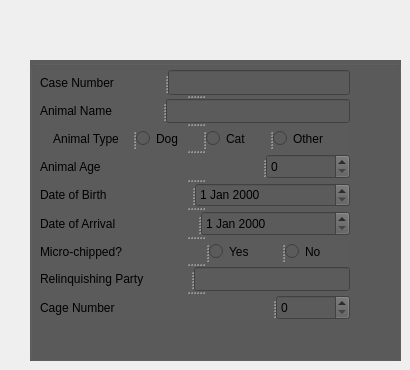
        <widget class="QWidget" name="tab_5">
         <attribute name="title">
          <string>Basic Information</string>
         </attribute>
         <widget class="QGroupBox" name="groupBox_5">
          <property name="geometry">
           <rect>
            <x>30</x>
            <y>60</y>
            <width>371</width>
            <height>301</height>
           </rect>
          </property>
          <property name="styleSheet">
           <string notr="true">background-color: rgb(91, 91, 91);</string>
          </property>
          <property name="title">
           <string/>
          </property>
          <widget class="QSplitter" name="splitter_28">
           <property name="geometry">
            <rect>
             <x>10</x>
             <y>10</y>
             <width>310</width>
             <height>250</height>
            </rect>
           </property>
           <property name="minimumSize">
            <size>
             <width>224</width>
             <height>174</height>
            </size>
           </property>
           <property name="orientation">
            <enum>Qt::Vertical</enum>
           </property>
           <widget class="QSplitter" name="splitter_10">
            <property name="minimumSize">
             <size>
              <width>224</width>
              <height>15</height>
             </size>
            </property>
            <property name="orientation">
             <enum>Qt::Horizontal</enum>
            </property>
            <widget class="QLabel" name="CaseNumberLabel_2">
             <property name="text">
              <string>Case Number</string>
             </property>
            </widget>
            <widget class="QLineEdit" name="CaseNumber_2">
             <property name="minimumSize">
              <size>
               <width>148</width>
               <height>15</height>
              </size>
             </property>
            </widget>
           </widget>
           <widget class="QSplitter" name="splitter_11">
            <property name="minimumSize">
             <size>
              <width>224</width>
              <height>15</height>
             </size>
            </property>
            <property name="orientation">
             <enum>Qt::Horizontal</enum>
            </property>
            <widget class="QLabel" name="AnimalNameLabel_2">
             <property name="text">
              <string>Animal Name</string>
             </property>
            </widget>
            <widget class="QLineEdit" name="AnimalName_2">
             <property name="minimumSize">
              <size>
               <width>150</width>
               <height>15</height>
              </size>
             </property>
            </widget>
           </widget>
           <widget class="QSplitter" name="splitter_12">
            <property name="minimumSize">
             <size>
              <width>224</width>
              <height>15</height>
             </size>
            </property>
            <property name="orientation">
             <enum>Qt::Horizontal</enum>
            </property>
            <widget class="QLabel" name="AnimalTypeLabel_2">
             <property name="text">
              <string>Animal Type</string>
             </property>
             <property name="alignment">
              <set>Qt::AlignCenter</set>
             </property>
            </widget>
            <widget class="QRadioButton" name="OptionDog_2">
             <property name="minimumSize">
              <size>
               <width>46</width>
               <height>15</height>
              </size>
             </property>
             <property name="text">
              <string>Dog</string>
             </property>
            </widget>
            <widget class="QRadioButton" name="OptionCat_2">
             <property name="minimumSize">
              <size>
               <width>44</width>
               <height>15</height>
              </size>
             </property>
             <property name="text">
              <string>Cat</string>
             </property>
            </widget>
            <widget class="QRadioButton" name="OptionOther_2">
             <property name="minimumSize">
              <size>
               <width>56</width>
               <height>15</height>
              </size>
             </property>
             <property name="text">
              <string>Other</string>
             </property>
            </widget>
           </widget>
           <widget class="QSplitter" name="splitter_13">
            <property name="minimumSize">
             <size>
              <width>224</width>
              <height>15</height>
             </size>
            </property>
            <property name="orientation">
             <enum>Qt::Horizontal</enum>
            </property>
            <widget class="QLabel" name="AnimalAgeLabel_2">
             <property name="minimumSize">
              <size>
               <width>135</width>
               <height>15</height>
              </size>
             </property>
             <property name="contextMenuPolicy">
              <enum>Qt::DefaultContextMenu</enum>
             </property>
             <property name="text">
              <string>Animal Age</string>
             </property>
            </widget>
            <widget class="QSpinBox" name="AnimalAge_2">
             <property name="minimumSize">
              <size>
               <width>84</width>
               <height>15</height>
              </size>
             </property>
            </widget>
           </widget>
           <widget class="QSplitter" name="splitter_14">
            <property name="minimumSize">
             <size>
              <width>224</width>
              <height>15</height>
             </size>
            </property>
            <property name="orientation">
             <enum>Qt::Horizontal</enum>
            </property>
            <widget class="QLabel" name="DOBLabel_2">
             <property name="minimumSize">
              <size>
               <width>93</width>
               <height>15</height>
              </size>
             </property>
             <property name="text">
              <string>Date of Birth</string>
             </property>
            </widget>
            <widget class="QDateEdit" name="DOB_2">
             <property name="minimumSize">
              <size>
               <width>126</width>
               <height>15</height>
              </size>
             </property>
            </widget>
           </widget>
           <widget class="QSplitter" name="splitter_15">
            <property name="minimumSize">
             <size>
              <width>224</width>
              <height>15</height>
             </size>
            </property>
            <property name="orientation">
             <enum>Qt::Horizontal</enum>
            </property>
            <widget class="QLabel" name="DOALabel_2">
             <property name="minimumSize">
              <size>
               <width>100</width>
               <height>15</height>
              </size>
             </property>
             <property name="text">
              <string>Date of Arrival</string>
             </property>
            </widget>
            <widget class="QDateEdit" name="DOA_2">
             <property name="minimumSize">
              <size>
               <width>119</width>
               <height>15</height>
              </size>
             </property>
            </widget>
           </widget>
           <widget class="QSplitter" name="splitter_16">
            <property name="minimumSize">
             <size>
              <width>224</width>
              <height>15</height>
             </size>
            </property>
            <property name="orientation">
             <enum>Qt::Horizontal</enum>
            </property>
            <widget class="QLabel" name="MicroChippedLabel_2">
             <property name="minimumSize">
              <size>
               <width>104</width>
               <height>15</height>
              </size>
             </property>
             <property name="text">
              <string>Micro-chipped?</string>
             </property>
            </widget>
            <widget class="QRadioButton" name="OptionYes_2">
             <property name="minimumSize">
              <size>
               <width>57</width>
               <height>15</height>
              </size>
             </property>
             <property name="text">
              <string>Yes</string>
             </property>
            </widget>
            <widget class="QRadioButton" name="OptionNo_2">
             <property name="minimumSize">
              <size>
               <width>53</width>
               <height>15</height>
              </size>
             </property>
             <property name="text">
              <string>No</string>
             </property>
            </widget>
           </widget>
           <widget class="QSplitter" name="splitter_17">
            <property name="minimumSize">
             <size>
              <width>224</width>
              <height>15</height>
             </size>
            </property>
            <property name="orientation">
             <enum>Qt::Horizontal</enum>
            </property>
            <widget class="QLabel" name="GivingPartyLabel_2">
             <property name="minimumSize">
              <size>
               <width>91</width>
               <height>15</height>
              </size>
             </property>
             <property name="text">
              <string>Relinquishing Party</string>
             </property>
            </widget>
            <widget class="QLineEdit" name="GivingParty_2">
             <property name="minimumSize">
              <size>
               <width>128</width>
               <height>15</height>
              </size>
             </property>
            </widget>
           </widget>
           <widget class="QSplitter" name="splitter_18">
            <property name="minimumSize">
             <size>
              <width>224</width>
              <height>14</height>
             </size>
            </property>
            <property name="orientation">
             <enum>Qt::Horizontal</enum>
            </property>
            <widget class="QLabel" name="label_11">
             <property name="minimumSize">
              <size>
               <width>145</width>
               <height>14</height>
              </size>
             </property>
             <property name="text">
              <string>Cage Number</string>
             </property>
            </widget>
            <widget class="QSpinBox" name="CageNumber_2">
             <property name="minimumSize">
              <size>
               <width>74</width>
               <height>14</height>
              </size>
             </property>
            </widget>
           </widget>
          </widget>
         </widget>
        </widget>
